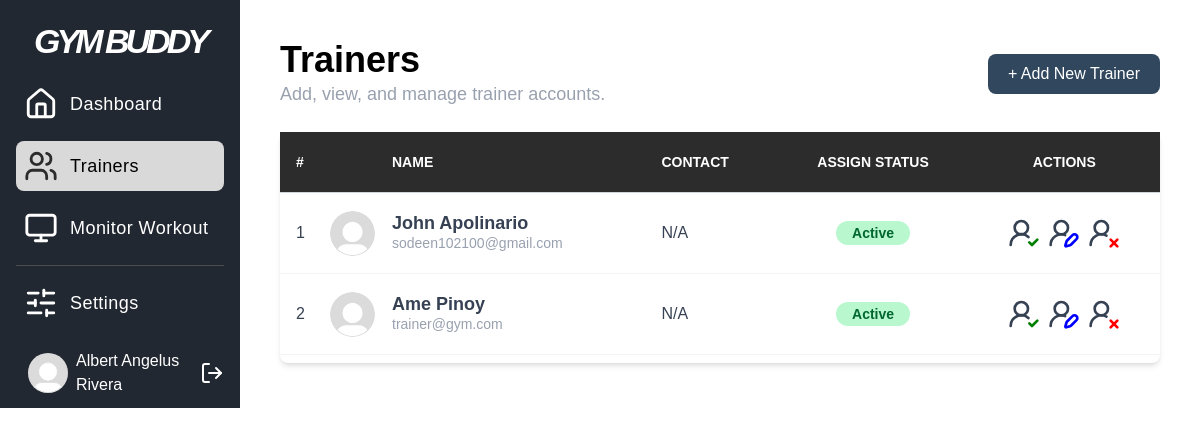
Page /admin/trainers (signed in) on the committed database.
### app.py (models this page shows)
class User(db.Model):
    id = db.Column(db.Integer, primary_key=True)
    firstname = db.Column(db.String(100), nullable=False)
    middlename = db.Column(db.String(100), nullable=True)
    lastname = db.Column(db.String(100), nullable=False)
    phone_num = db.Column(db.String(20), nullable=False)
    gender = db.Column(db.String(20), nullable=False)
    email = db.Column(db.String(120), unique=True, nullable=False)
    password_hash = db.Column(db.String(128), nullable=False)
    role = db.Column(db.String(50), nullable=False)
    gym_name = db.Column(db.String(100), nullable=False)
    status = db.Column(db.String(20), nullable=False, default='active')
    assignments = db.relationship('Assignment', foreign_keys='Assignment.trainer_id', backref='trainer', lazy=True, cascade="all, delete-orphan")

### app.py (the view)
@app.route("/admin/trainers")
@admin_required
def trainers():
    all_trainers = User.query.filter_by(role='Trainer').all()
    return render_template("trainers.html", trainers=all_trainers)

### app.py (called while the page is built)
def admin_required(f):
    @wraps(f)
    def decorated_function(*args, **kwargs):
        if 'user_id' not in session or session.get('user_role') != 'Gym Owner':
            flash('You do not have permission to access this page.', 'error')
            return redirect(url_for('login'))
        return f(*args, **kwargs)
    return decorated_function

### templates/trainers.html (shortened to what this page needs)
{% extends "house.html" %}
{% block content %}
<head>
</head>
<div class="p-10 h-full font-Helvetica">
    <div class="flex justify-between items-center mb-6">
        <div>
            <h1 class="text-4xl font-semibold">Trainers</h1>
            <p class="text-lg text-gray-400 font-normal">Add, view, and manage trainer accounts.</p>
        </div>
        <button id="add-user-btn" class="bg-[#30475E] text-white px-5 py-2 rounded-lg cursor-pointer hover:bg-[#465f77] transition ease-in duration-200">
            + Add New Trainer
        </button>
    </div>
    <div class="table-wrapper flex w-full justify-center">
        <div class="bg-white rounded-lg shadow-md font-Helvetica w-full">
            <div class="overflow-x-auto pb-2">
                <table class="min-w-full bg-white">
                    <thead class="bg-[#2D2C2C] text-white border-b border-gray-300">
                        <tr>
                            <th class="py-5 px-4 uppercase font-semibold text-sm text-left">#</th>
                            <th class="py-5 px-4 uppercase font-semibold text-sm text-left"></th>
                            <th class="py-5 px-4 uppercase font-semibold text-sm text-left">Name</th>
                            <th class="py-5 px-4 uppercase font-semibold text-sm text-left">Contact</th>
                            <th class="py-5 px-4 uppercase font-semibold text-sm text-center">Assign Status</th>
                            <th class="py-5 px-4 uppercase font-semibold text-sm text-center">Actions</th>
                        </tr>
                    </thead>
                    <tbody class="text-gray-700">
                        {% for trainer in trainers %}
                        <tr class="border-b border-gray-100 hover:bg-gray-100">
                            <td class="w-12 px-4">
                                {{ loop.index }}
                            </td>
                            <td class="w-12">
                                <div class="flex justify-center">
                                    <img class="h-[45px] w-[45px] object-cover rounded-full" src="{{ url_for('static', filename='src/images/Default_pfp.jpg') }}" alt="">
                                </div>
                            </td>
                            <td class="py-5 px-4">
                                <div class="flex flex-col">
                                    <h1 class="text-lg font-bold leading-5">{{ trainer.firstname }} {{ trainer.lastname }}</h1>
                                    <h2 class="text-sm text-gray-400">{{ trainer.email }}</h2>
                                </div>
                            </td>
                            <td class="py-5 px-4">
                                {{ trainer.phone_num }}
                            </td>
                            <td class="py-3 px-4 text-center">
                                {% if trainer.status == 'active' %}
                                    <span class="bg-green-200 text-green-800 font-semibold py-1 px-4 rounded-full text-sm">Active</span>
                                {% else %}
                                    <span class="bg-gray-200 text-gray-800 font-semibold py-1 px-4 rounded-full text-sm">Inactive</span>
                                {% endif %}
                            </td>
                            <td class="py-3 px-4">
                                <div class="flex gap-2 justify-center">
                                    <button class="assign-btn cursor-pointer" title="Assign Trainer"
                                        data-id="{{ trainer.id }}"
                                        data-name="{{ trainer.firstname }} {{ trainer.lastname }}">
                                    </button>
                                    <button class="edit-btn cursor-pointer" title="Edit"
                                        data-id="{{ trainer.id }}"
                                        data-firstname="{{ trainer.firstname }}"
                                        data-lastname="{{ trainer.lastname }}"
                                        data-email="{{ trainer.email }}"
                                        data-phone="{{ trainer.phone_num }}"
                                        data-status="{{ trainer.status }}">
                                    </button>
                                    <button class="delete-btn cursor-pointer" title="Delete"
                                        data-id="{{ trainer.id }}"
                                        data-name="{{ trainer.firstname }} {{ trainer.lastname }}">
                                    </button>
                                </div>
                            </td>
                        </tr>
                        {% else %}
                        <tr>
                            <td colspan="6" class="py-4 px-4 text-center text-gray-500">No trainers found. Add one to get started!</td>
                        </tr>
                        {% endfor %}
                    </tbody>
                </table>
            </div>
        </div>
    </div>
</div>
{% endblock %}

### rows in the picture
User: firstname "John", lastname "Apolinario", email "sodeen102100@gmail.com", phone_num "N/A", status "Active"
User: firstname "Ame", lastname "Pinoy", email "trainer@gym.com", phone_num "N/A", status "Active"

### other values in the picture
{{ session.get('user_firstname', '')|title }} "Albert Angelus"
{{ session.get('user_lastname', '')|title }} "Rivera"
